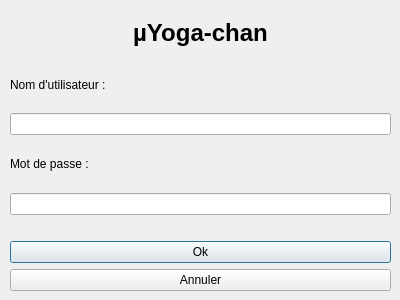
<?xml version="1.0" encoding="UTF-8"?>
<ui version="4.0">
 <class>Dialog</class>
 <widget class="QDialog" name="Dialog">
  <property name="geometry">
   <rect>
    <x>0</x>
    <y>0</y>
    <width>400</width>
    <height>300</height>
   </rect>
  </property>
  <property name="windowTitle">
   <string>Dialog</string>
  </property>
  <widget class="QWidget" name="layoutWidget">
   <property name="geometry">
    <rect>
     <x>10</x>
     <y>10</y>
     <width>381</width>
     <height>281</height>
    </rect>
   </property>
   <layout class="QVBoxLayout" name="verticalLayout">
    <item>
     <widget class="QLabel" name="label">
      <property name="font">
       <font>
        <pointsize>18</pointsize>
        <weight>75</weight>
        <bold>true</bold>
       </font>
      </property>
      <property name="text">
       <string>µYoga-chan</string>
      </property>
      <property name="alignment">
       <set>Qt::AlignCenter</set>
      </property>
     </widget>
    </item>
    <item>
     <widget class="QLabel" name="label_2">
      <property name="text">
       <string>Nom d'utilisateur :</string>
      </property>
     </widget>
    </item>
    <item>
     <widget class="QLineEdit" name="edit_user"/>
    </item>
    <item>
     <widget class="QLabel" name="label_3">
      <property name="text">
       <string>Mot de passe :</string>
      </property>
     </widget>
    </item>
    <item>
     <widget class="QLineEdit" name="edit_passwd">
      <property name="echoMode">
       <enum>QLineEdit::Password</enum>
      </property>
     </widget>
    </item>
    <item>
     <spacer name="horizontalSpacer_2">
      <property name="orientation">
       <enum>Qt::Horizontal</enum>
      </property>
      <property name="sizeHint" stdset="0">
       <size>
        <width>40</width>
        <height>20</height>
       </size>
      </property>
     </spacer>
    </item>
    <item>
     <widget class="QPushButton" name="btn_ok">
      <property name="text">
       <string>Ok</string>
      </property>
     </widget>
    </item>
    <item>
     <widget class="QPushButton" name="btn_cancel">
      <property name="text">
       <string>Annuler</string>
      </property>
     </widget>
    </item>
   </layout>
  </widget>
 </widget>
 <resources/>
 <connections/>
</ui>
